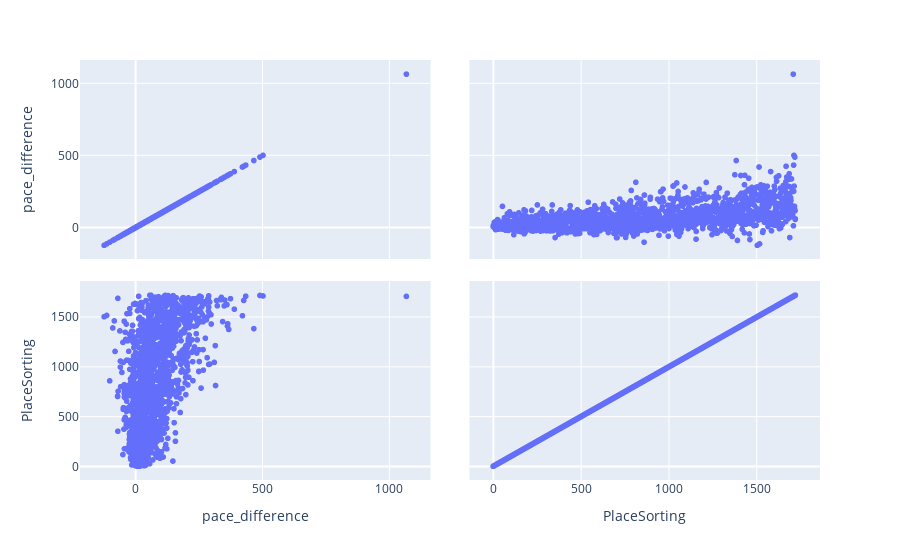

This figure's notebook cell:
### Code cell
fig = px.scatter_matrix(seattle[['pace_difference','PlaceSorting']])
fig.show()

### Figure 1 — Plotly figure (JSON) as saved in the notebook; plotly's stock layout.template omitted (floating-point values rounded to 4 significant figures; data arrays with more than 128 entries replaced by an {"elided": "..."} marker saying what was removed)
{"data": [{"dimensions": [{"axis": {"matches": true}, "label": "pace_difference", "values": {"elided": "1723 int values"}}, {"axis": {"matches": true}, "label": "PlaceSorting", "values": {"elided": "1723 int values"}}], "hovertemplate": "%{xaxis.title.text}=%{x}<br>%{yaxis.title.text}=%{y}<extra></extra>", "legendgroup": "", "marker": {"color": "#636efa", "symbol": "circle"}, "name": "", "showlegend": false, "type": "splom"}], "layout": {"dragmode": "select", "legend": {"tracegroupgap": 0}, "margin": {"t": 60}}}
